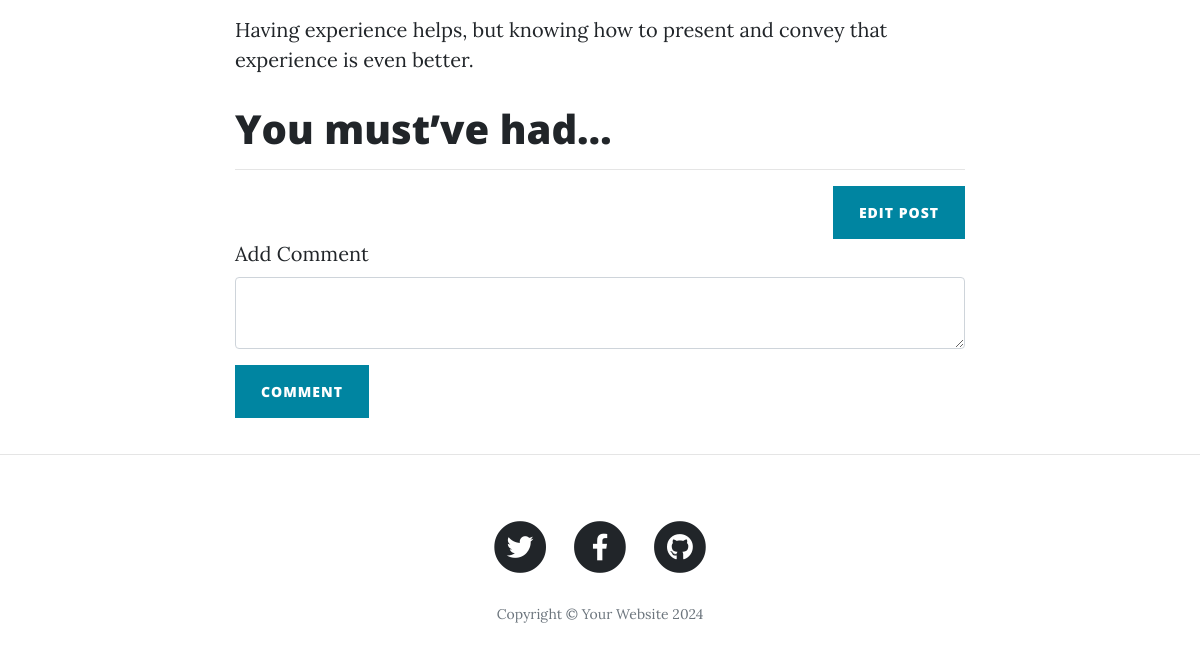
Before: /post/1 (signed in, lower part) with the older database file.
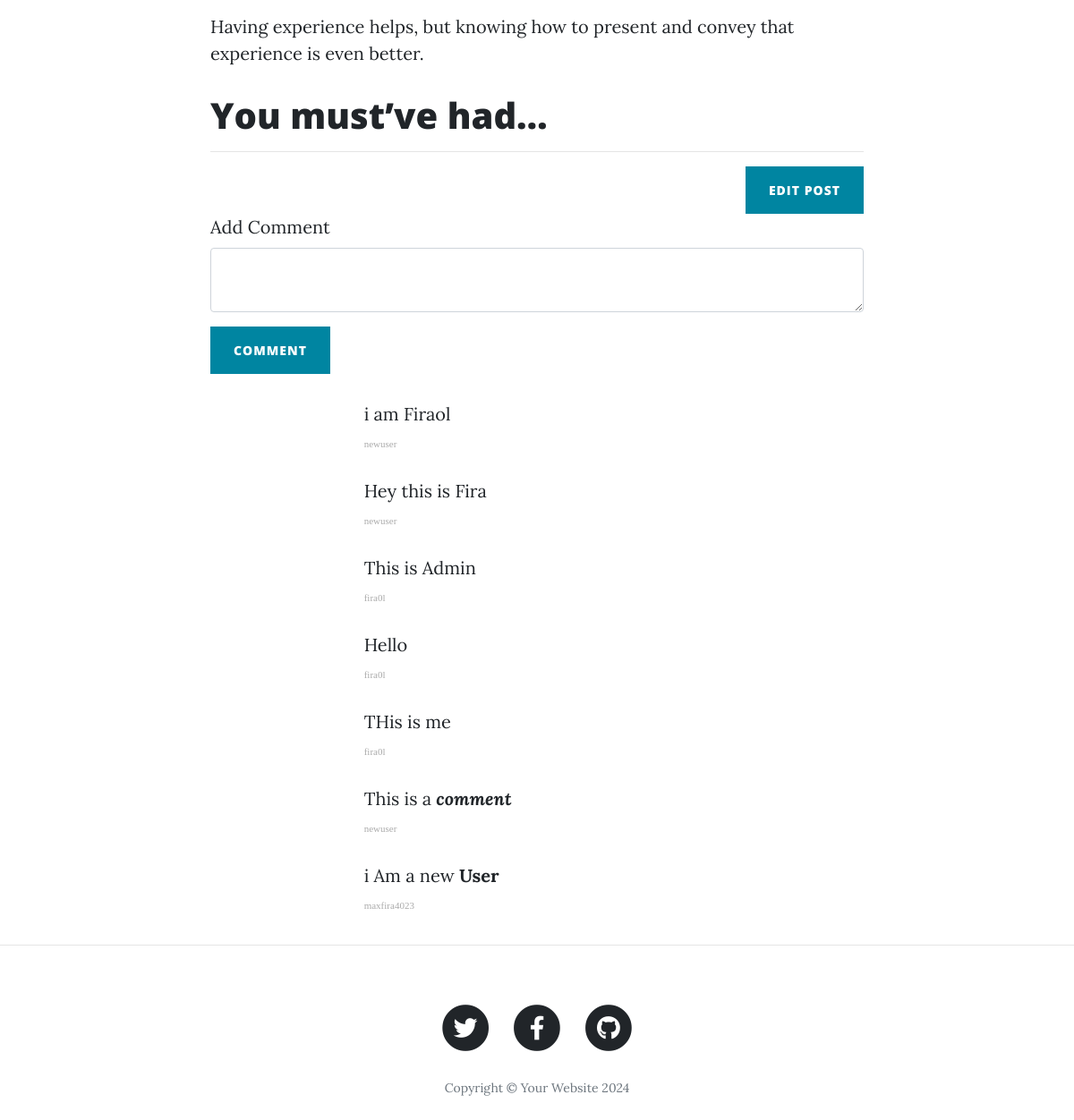
After: the same page with the newer database file.
### database.py (models this page shows, shortened)
class BlogPost(db.Model):
    __tablename__ = "blog_posts"
    id = db.Column(db.Integer, primary_key=True)
    author_id = db.Column(db.Integer, db.ForeignKey("user.id"))
    author = relationship("User", back_populates="posts", lazy=True)
    title = db.Column(db.String(250), unique=True, nullable=False)
    subtitle = db.Column(db.String(250), nullable=False)
    date = db.Column(db.String(250), nullable=False)
    body = db.Column(db.Text, nullable=False)
    img_url = db.Column(db.String(250), nullable=False)
    comments = relationship("Comment", lazy="subquery", back_populates="parent_post")

class Comment(db.Model):
    __tablename__ = 'comments'
    id = db.Column(db.Integer, primary_key=True)
    comment = db.Column(db.String(250), nullable=False)
    author_id = db.Column(db.Integer, db.ForeignKey("user.id"))
    comment_author = relationship("User", lazy="subquery", back_populates="comments")
    post_id = db.Column(db.Integer, db.ForeignKey("blog_posts.id"))
    parent_post = relationship("BlogPost", back_populates="comments")

class User(UserMixin, db.Model):
    __tablename__ = 'user'
    id = db.Column(db.Integer, primary_key=True)
    name = db.Column(db.String, nullable=False)
    email = db.Column(db.String, nullable=False, unique=True)
    password = db.Column(db.String, nullable=False)
    posts = relationship("BlogPost", back_populates="author")
    comments = relationship("Comment", back_populates="comment_author")

### main.py (the view, shortened to what this page needs)
@app.route("/post/<int:post_id>",methods=['GET', 'POST'])
def show_post(post_id):
    comment_form = CommentForm()
    with App.app_context():
        requested_post = BlogPost.query.get(post_id)
        author = User.query.filter_by(id=requested_post.author_id).first()
        gravatar = gravatar_url(current_user.email)
    return render_template("post.html", post=requested_post, current_user=current_user, form=comment_form, author=author)

### forms.py
class CommentForm(FlaskForm):
    contentEditor = CKEditorField("Add Comment")
    submit = SubmitField("Comment")

### database.py (called while the page is built)
@login_manager.user_loader
def load_user(user):
    with App.app_context():
        return db.session.query(User).get(user)

### main.py (called while the page is built)
def gravatar_url(user_email, size=100, rating='g', default='retro', force_default=False):
    hash_value = md5(user_email.lower().encode('utf-8')).hexdigest()
    return f"https://www.gravatar.com/avatar/{hash_value}?s={size}&d={default}&r={rating}&f={force_default}"

@login_manager.user_loader
def load_user(user_id):
    with App.app_context():
        user = User.query.get(int(user_id))
        return user

### templates/post.html (shortened to what this page needs)
{% import "bootstrap/wtf.html" as wtf %}
{% include "header.html" %}
<article>
    <div class="container">
        <div class="row">
            <div class="col-lg-8 col-md-10 mx-auto">
                {{ post.body|safe }}
                <hr>
                {% if current_user.id == 1: %}
                <div class="clearfix">
                    <a class="btn btn-primary float-right" href="{{url_for('edit_post', post_id=post.id)}}">Edit
                        Post</a>
                </div>
                {% endif %}
                {{ wtf.quick_form(form, novalidate=True, button_map={"submit":"primary"}) }}
                <div class="col-lg-8 col-md-10 mx-auto comment">
                {% for comment in post.comments : %}
                    <ul class="commentList">
                        <li>
                            <div class="commenterImage">
                            </div>
                            <div class="commentText">
                                <p>{{ comment.comment| safe}}</p>
                                <span class="date sub-text">{{ comment.comment_author.name }}</span>
                            </div>
                        </li>
                    </ul>
                {% endfor %}
                </div>
            </div>
        </div>
    </div>
</article>
<hr>
{% include "footer.html" %}

### templates/header.html (shortened to what this page needs)
<!DOCTYPE html>
<html lang="en">
<head>
  <link href="{{ url_for('static', filename='vendor/bootstrap/css/bootstrap.min.css') }}" rel="stylesheet">
  <link href="{{ url_for('static', filename='vendor/fontawesome-free/css/all.min.css')}}" rel="stylesheet" type="text/css">
  <link href="{{ url_for('static', filename='css/clean-blog.min.css')}}" rel="stylesheet">
</head>
<body>

### templates/footer.html (shortened to what this page needs)
  <footer>
    <div class="container">
      <div class="row">
        <div class="col-lg-8 col-md-10 mx-auto">
          <ul class="list-inline text-center">
            <li class="list-inline-item">
              <a href="#">
                <span class="fa-stack fa-lg">
                  <i class="fas fa-circle fa-stack-2x"></i>
                  <i class="fab fa-twitter fa-stack-1x fa-inverse"></i>
                </span>
              </a>
            </li>
            <li class="list-inline-item">
              <a href="#">
                <span class="fa-stack fa-lg">
                  <i class="fas fa-circle fa-stack-2x"></i>
                  <i class="fab fa-facebook-f fa-stack-1x fa-inverse"></i>
                </span>
              </a>
            </li>
            <li class="list-inline-item">
              <a href="#">
                <span class="fa-stack fa-lg">
                  <i class="fas fa-circle fa-stack-2x"></i>
                  <i class="fab fa-github fa-stack-1x fa-inverse"></i>
                </span>
              </a>
            </li>
          </ul>
          <p class="copyright text-muted">Copyright &copy; Your Website 2024</p>
        </div>
      </div>
    </div>
  </footer>
</body>
</html>

Changed rows visible on the page:
added Comment: comment "i am Firaol", comment_author.name "newuser"
added Comment: comment "Hey this is Fira", comment_author.name "newuser"
added Comment: comment "This is Admin", comment_author.name "fira0l"
added Comment: comment "Hello", comment_author.name "fira0l"
added Comment: comment "THis is me", comment_author.name "fira0l"
added Comment: comment "This is a comment", comment_author.name "newuser"
added Comment: comment "i Am a new User", comment_author.name "maxfira4023"
